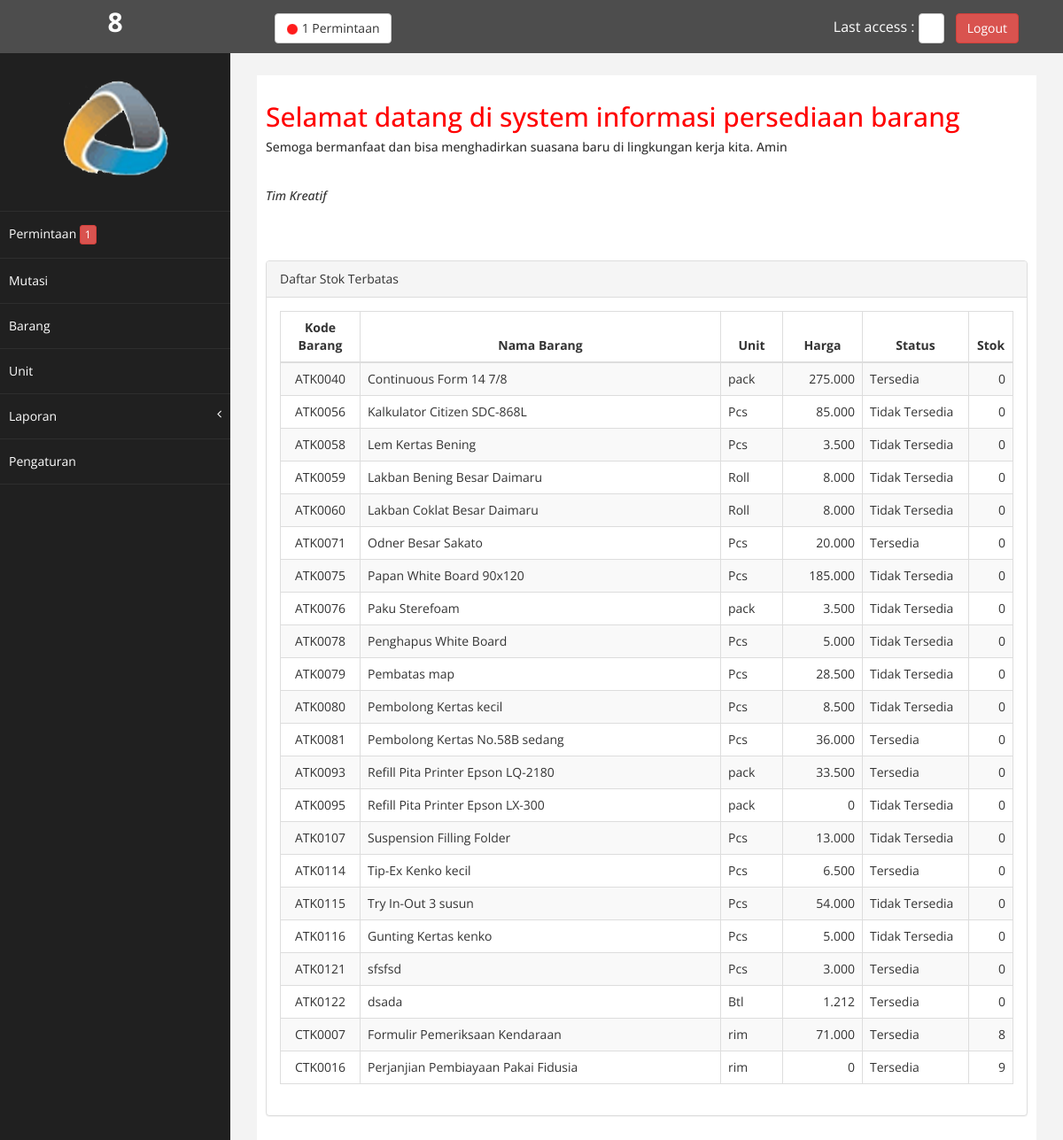
The app's page /persediaan/welcome.php (signed in) with its own data.
### tables this page shows
CREATE TABLE `barang` (
  `x` int(15) UNSIGNED NOT NULL,
  `kodebrg` varchar(7) NOT NULL,
  `brg` varchar(100) NOT NULL,
  `satuan` varchar(10) NOT NULL,
  `harga` double NOT NULL,
  `statusx` varchar(1) NOT NULL,
  `masuk` int(10) NOT NULL,
  `keluar` int(10) NOT NULL,
  `sisa` int(10) NOT NULL,
  `batasmin` int(4) NOT NULL
);

### persediaan/welcome.php (the view, shortened to what this page needs)
<?php
include('head.php');
?>
<div id="page-wrapper" >
    <div id="page-inner">
        <div class="row">
            <div class="col-md-12">
             <h2>Selamat datang di system informasi persediaan barang</h2>
                <h5>Semoga bermanfaat dan bisa menghadirkan suasana baru di lingkungan kerja kita. Amin </h5>
                <br />
                <h5><em>Tim Kreatif</em></h5>
                <p>&nbsp;</p>
            </div>
            <div class="col-md-12 col-sm-12">
             <div class="panel panel-default">
                <div class="panel-heading">
                   Daftar Stok Terbatas
                </div>
                <div class="panel-body">
                    <div class="table-responsive">
                        <table class="table table-striped table-bordered table-hover">
                            <thead>
                                <tr>
                                    <th style="width:90px;text-align:center">Kode Barang</th>
                                    <th style="text-align:center">Nama Barang</th>
                                    <th style="width:70px;text-align:center">Unit</th>
                                    <th style="width:90px;text-align:center">Harga</th>
                                    <th style="width:120px;text-align:center">Status</th>
                                    <th style="width:50px;text-align:center">Stok</th>
                                </tr>
                            </thead>
                            <tbody>
                                <?php
								$sql =mysqli_query($jazz,"SELECT * FROM barang WHERE sisa <= batasmin ORDER BY kodebrg ASC");
								while($data = mysqli_fetch_array($sql)){
								?>
									<tr>
										<td align="center"><?php echo $data[1] ;?></td>
										<td><?php echo $data[2] ;?></td>
										<td><?php echo $data[3] ;?></td>
										<td align="right"><?php echo number_format($data[4], 0, '', '.') ;?></td>
										<td><?php if($data[5]=='1') { echo 'Tersedia'; }else{ echo 'Tidak Tersedia'; } ;?></td>
										<td align="right"><?php echo number_format($data[8], 0, '', '.') ;?></td>
									</tr>
								<?php
								}
								?>
                            </tbody>
                        </table>
                    </div>
                </div>
            </div>
            </div>
        </div>
    </div>
 </div>
</div>
<?php
include('foot.php');
?>

### persediaan/assets/css/custom.css (style rules this page uses)
body { font-family: 'Open Sans', sans-serif; }
#page-wrapper { padding: 15px 15px; min-height: 600px; background:#F3F3F3; }
#page-inner { width:100%; margin:10px 20px 10px 0px; background-color:#fff!important; padding:10px; min-height:1200px; }
h2 { color: #f00; }
p { font-size:16px; line-height:25px; padding-top:20px; }
@media (min-width:768px) { #page-wrapper { margin: 0 0 0 260px; padding: 15px 30px; min-height: 1200px; } }

### records on screen
barang: kodebrg "ATK0040", brg "Continuous Form 14 7/8", satuan "pack", harga "275.000", statusx "Tersedia", sisa "0"
barang: kodebrg "ATK0056", brg "Kalkulator Citizen SDC-868L", satuan "Pcs", harga "85.000", statusx "Tidak Tersedia", sisa "0"
barang: kodebrg "ATK0058", brg "Lem Kertas Bening", satuan "Pcs", harga "3.500", statusx "Tidak Tersedia", sisa "0"
barang: kodebrg "ATK0059", brg "Lakban Bening Besar Daimaru", satuan "Roll", harga "8.000", statusx "Tidak Tersedia", sisa "0"
barang: kodebrg "ATK0060", brg "Lakban Coklat Besar Daimaru", satuan "Roll", harga "8.000", statusx "Tidak Tersedia", sisa "0"
barang: kodebrg "ATK0071", brg "Odner Besar Sakato", satuan "Pcs", harga "20.000", statusx "Tersedia", sisa "0"
barang: kodebrg "ATK0075", brg "Papan White Board 90x120", satuan "Pcs", harga "185.000", statusx "Tidak Tersedia", sisa "0"
barang: kodebrg "ATK0076", brg "Paku Sterefoam", satuan "pack", harga "3.500", statusx "Tidak Tersedia", sisa "0"
barang: kodebrg "ATK0078", brg "Penghapus White Board", satuan "Pcs", harga "5.000", statusx "Tidak Tersedia", sisa "0"
barang: kodebrg "ATK0079", brg "Pembatas map", satuan "Pcs", harga "28.500", statusx "Tidak Tersedia", sisa "0"
barang: kodebrg "ATK0080", brg "Pembolong Kertas kecil", satuan "Pcs", harga "8.500", statusx "Tidak Tersedia", sisa "0"
barang: kodebrg "ATK0081", brg "Pembolong Kertas No.58B sedang", satuan "Pcs", harga "36.000", statusx "Tersedia", sisa "0"
barang: kodebrg "ATK0093", brg "Refill Pita Printer Epson LQ-2180", satuan "pack", harga "33.500", statusx "Tersedia", sisa "0"
barang: kodebrg "ATK0095", brg "Refill Pita Printer Epson LX-300", satuan "pack", harga "0", statusx "Tidak Tersedia", sisa "0"
barang: kodebrg "ATK0107", brg "Suspension Filling Folder", satuan "Pcs", harga "13.000", statusx "Tidak Tersedia", sisa "0"
barang: kodebrg "ATK0114", brg "Tip-Ex Kenko kecil", satuan "Pcs", harga "6.500", statusx "Tersedia", sisa "0"
barang: kodebrg "ATK0115", brg "Try In-Out 3 susun", satuan "Pcs", harga "54.000", statusx "Tidak Tersedia", sisa "0"
barang: kodebrg "ATK0116", brg "Gunting Kertas kenko", satuan "Pcs", harga "5.000", statusx "Tidak Tersedia", sisa "0"
barang: kodebrg "ATK0121", brg "sfsfsd", satuan "Pcs", harga "3.000", statusx "Tersedia", sisa "0"
barang: kodebrg "ATK0122", brg "dsada", satuan "Btl", harga "1.212", statusx "Tersedia", sisa "0"
barang: kodebrg "CTK0007", brg "Formulir Pemeriksaan Kendaraan", satuan "rim", harga "71.000", statusx "Tersedia", sisa "8"
barang: kodebrg "CTK0016", brg "Perjanjian Pembiayaan Pakai Fidusia", satuan "rim", harga "0", statusx "Tersedia", sisa "9"

### other values on screen
$_SESSION['u'] "8"
$xpermintaan "1"
